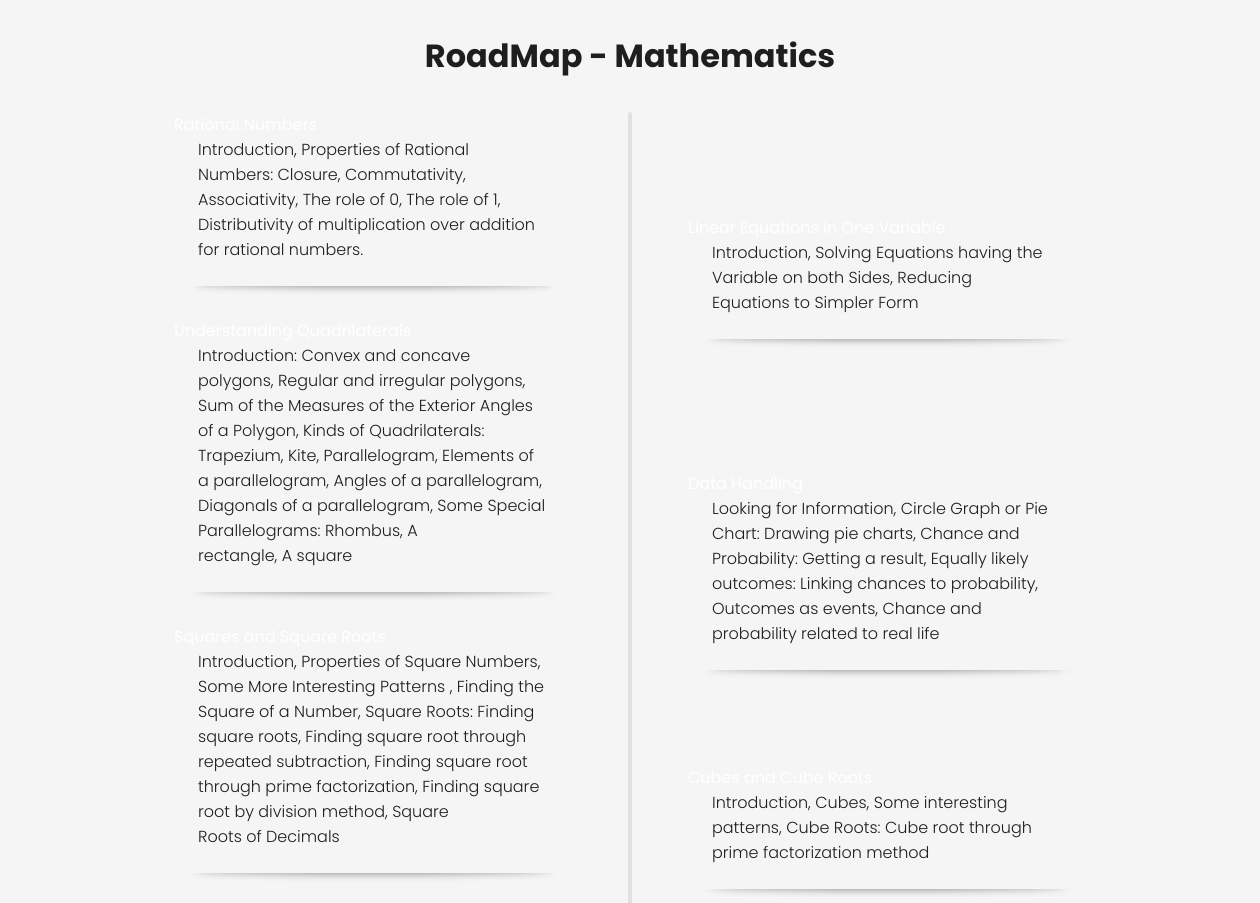
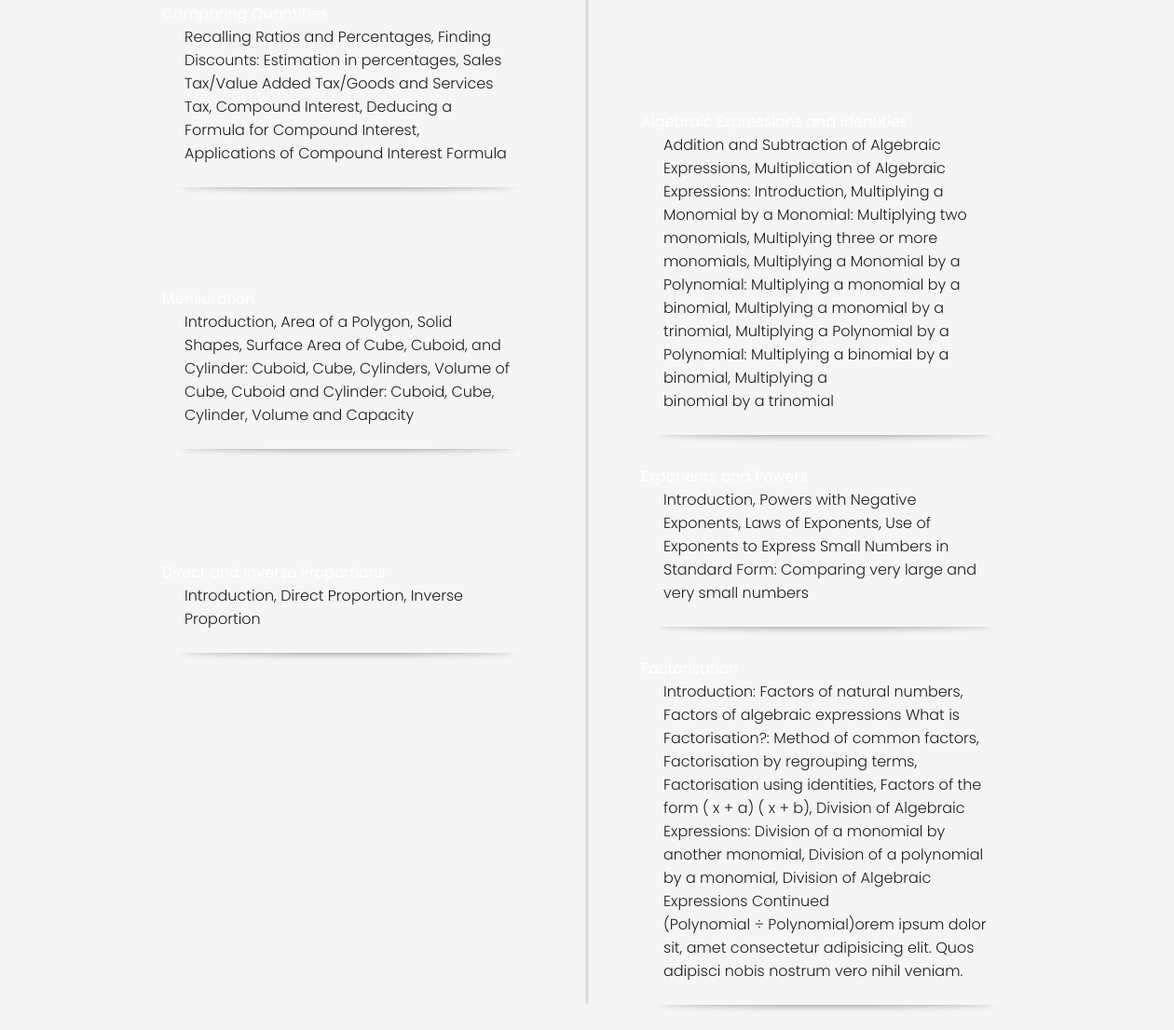
The page /mathlearning/ on the database its author committed (2 pictures, top to bottom).
### mathchapter/models.py (models this page shows)
class MathChapter(models.Model):
    mathchapter_title = models.CharField(max_length=50)
    mathchapter_description = models.TextField()

### educationalWebsite_main_django/views.py (the view)
# urls.py: path('mathlearning/', views.mathlearning, name='mathlearn'),
def mathlearning(request):
    chaptersData = MathChapter.objects.all()
    data = {
        'chaptersData':chaptersData,
    }
    return render(request,'mathindex.html',data)

### templates/mathindex.html (shortened to what this page needs)
<!DOCTYPE html>
<html lang="en">
  <head>
    <link rel="stylesheet" href="/static/styles/mathstyles.css" />
  </head>
  <body>
    <h1>RoadMap - Mathematics</h1>
    <ul>
      {% for n in chaptersData  %}
      <li style="--accent-color: {% if forloop.counter0|divisibleby:2 %}#fbca3e{% else %}#1b5f8c{% endif %}">
        <a href="{% url 'mathlearning' chapter='rat' %}" class="date">{{n.mathchapter_title}}</a>
        <div class="descr">
          {{n.mathchapter_description}}
        </div>
      </li>
      {% endfor %}
    </ul>
  </body>
</html>

### static/styles/mathstyles.css (style rules this page uses)
a { text-decoration: none; color: white; }
*, *::before, *::after { margin: 0; padding: 0; box-sizing: border-box; }
body { --color: rgba(30, 30, 30); --bgColor: rgba(245, 245, 245); min-height: 100vh; display: grid; align-content: center; gap: 2rem; padding: 2rem; font-family: "Poppins", sans-serif; color: var(--color); background: var(--bgColor); }
h1 { text-align: center; }
ul { --col-gap: 2rem; --row-gap: 2rem; --line-w: 0.25rem; display: grid; grid-template-columns: var(--line-w) 1fr; grid-auto-columns: max-content; column-gap: var(--col-gap); list-style: none; width: min(60rem, 90%); margin-inline: auto; }
ul::before { content: ""; grid-column: 1; grid-row: 1 / span 20; background: rgb(225, 225, 225); border-radius: calc(var(--line-w) / 2); }
ul li:not(:last-child) { margin-bottom: var(--row-gap); }
ul li { grid-column: 2; --inlineP: 1.5rem; margin-inline: var(--inlineP); grid-row: span 2; display: grid; grid-template-rows: min-content min-content min-content; }
ul li .date::before { content: ""; width: var(--inlineP); aspect-ratio: 1; background: var(--accent-color); background-image: linear-gradient(rgba(0, 0, 0, 0.2) 100%, transparent); position: absolute; top: 100%; clip-path: polygon(0 0, 100% 0, 0 100%); right: 0; }
ul li .date::after { content: ""; position: absolute; width: 2rem; aspect-ratio: 1; background: var(--bgColor); border: 0.3rem solid var(--accent-color); border-radius: 50%; top: 50%; transform: translate(50%, -50%); right: calc(100% + var(--col-gap) + var(--line-w) / 2); }
ul li .title, ul li .descr { background: var(--bgColor); position: relative; padding-inline: 1.5rem; }
ul li .descr { padding-block-end: 1.5rem; font-weight: 300; }
ul li .title::before, ul li .descr::before { content: ""; position: absolute; width: 90%; height: 0.5rem; background: rgba(0, 0, 0, 0.5); left: 50%; border-radius: 50%; filter: blur(4px); transform: translate(-50%, 50%); }
ul li .descr::before { z-index: -1; bottom: 0.25rem; }
@media (min-width: 40rem) { ul { grid-template-columns: 1fr var(--line-w) 1fr; } }
@media (min-width: 40rem) { ul::before { grid-column: 2; } }
@media (min-width: 40rem) { ul li:nth-child(odd) { grid-column: 1; } }
@media (min-width: 40rem) { ul li:nth-child(even) { grid-column: 3; } }
@media (min-width: 40rem) { ul li:nth-child(2) { grid-row: 2/4; } }
@media (min-width: 40rem) { ul li:nth-child(odd) .date::before { clip-path: polygon(0 0, 100% 0, 100% 100%); left: 0; } }
@media (min-width: 40rem) { ul li:nth-child(odd) .date::after { transform: translate(-50%, -50%); left: calc(100% + var(--col-gap) + var(--line-w) / 2); } }
@media (min-width: 40rem) { ul li:nth-child(odd) .date { border-radius: 0 calc(var(--dateH) / 2) calc(var(--dateH) / 2) 0; } }

### rows shown on the page
MathChapter: mathchapter_description "Introduction, Properties of Rational Numbers: Closure, Commutativity, Associativity, The role of 0, The role of 1, Distributivity of multiplication over addition for rational numbers."
MathChapter: mathchapter_description "Introduction, Solving Equations having the Variable on both Sides, Reducing Equations to Simpler Form"
MathChapter: mathchapter_description "Introduction: Convex and concave polygons, Regular and irregular polygons, Sum of the Measures of the Exterior Angles of a Polygon, Kinds of Quadrilaterals: Trapezium, Kite, Parallelogram, Elements of a parallelogram, Angles of a parallelogram, Diagonals of a parallelogram, Some Special Parallelograms: Rhombus, A rectangle, A square"
MathChapter: mathchapter_description "Looking for Information, Circle Graph or Pie Chart: Drawing pie charts, Chance and Probability: Getting a result, Equally likely outcomes: Linking chances to probability, Outcomes as events, Chance and probability related to real life"
MathChapter: mathchapter_description "Introduction, Properties of Square Numbers, Some More Interesting Patterns , Finding the Square of a Number, Square Roots: Finding square roots, Finding square root through repeated subtraction, Finding square root through prime factorization, Finding square root by division method, Square Roots of Decimals"
MathChapter: mathchapter_description "Introduction, Cubes, Some interesting patterns, Cube Roots: Cube root through prime factorization method"
MathChapter: mathchapter_description "Recalling Ratios and Percentages, Finding Discounts: Estimation in percentages, Sales Tax/Value Added Tax/Goods and Services Tax, Compound Interest, Deducing a Formula for Compound Interest, Applications of Compound Interest Formula"
MathChapter: mathchapter_description "Addition and Subtraction of Algebraic Expressions, Multiplication of Algebraic Expressions: Introduction, Multiplying a Monomial by a Monomial: Multiplying two monomials, Multiplying three or more monomials, Multiplying a Monomial by a Polynomial: Multiplying a monomial by a binomial, Multiplying a monomial by a trinomial, Multiplying a Polynomial by a Polynomial: Multiplying a binomial by a binomial, Multiplying a binomial by a trinomial"
MathChapter: mathchapter_description "Introduction, Area of a Polygon, Solid Shapes, Surface Area of Cube, Cuboid, and Cylinder: Cuboid, Cube, Cylinders, Volume of Cube, Cuboid and Cylinder: Cuboid, Cube, Cylinder, Volume and Capacity"
MathChapter: mathchapter_description "Introduction, Powers with Negative Exponents, Laws of Exponents, Use of Exponents to Express Small Numbers in Standard Form: Comparing very large and very small numbers"
MathChapter: mathchapter_description "Introduction, Direct Proportion, Inverse Proportion"
MathChapter: mathchapter_description "Introduction: Factors of natural numbers, Factors of algebraic expressions What is Factorisation?: Method of common factors, Factorisation by regrouping terms, Factorisation using identities, Factors of the form ( x + a) ( x + b), Division of Algebraic Expressions: Division of a monomial by another monomial, Division of a polynomial by a monomial, Division of Algebraic Expressions Continued (Polynomial ÷ Polynomial)orem ipsum dolor sit, amet consectetur adipisicing elit. Quos adipisci nobis nostrum vero nihil veniam."
